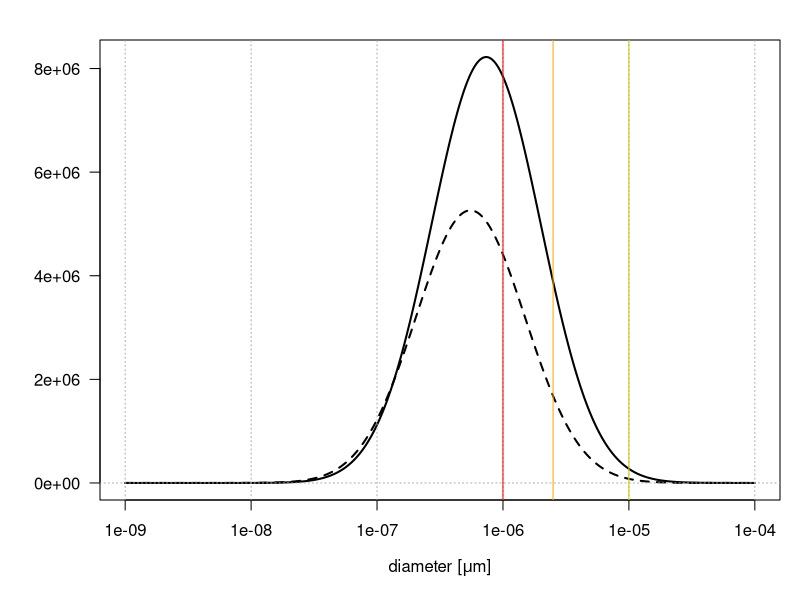

Generate this figure with R: (Note: this script raises an error after producing the figure.)
# ----------------------------------------------------------------------
# SuppFigs.R
# (Supplemental) Figures from PurpleAir CA Indoor/Outdoor Analysis)
# ----------------------------------------------------------------------

# ----------------------------------------------------------------------
# Figure S1 - Mass v. Particle Count Measurement Demonstration
# ----------------------------------------------------------------------

m1 = 25        # Total (eg) measured ug/m3
m2 = 12        # Total (eg) measured ug/m3
step = 1e-9    # um
avo = 6.022e23 # avogadro (# in a mol)

x = seq(1e-9,1e-4,by=step)
y1 = dlnorm(x,mean=log(2e-6),sd=1)*m1
y2 = dlnorm(x,mean=log(1.5e-6),sd=1)*m2

# check
sum(y1)*step
sum(y2)*step

# Mass under 10um,2.5,1
pm10mass1 = round(sum(y1[x<1e-5])*step,1)
pm2.5mass1 = round(sum(y1[x<2.5e-6])*step,1)
pm1mass1 = round(sum(y1[x<1e-6])*step,1)

pm10mass2 = round(sum(y2[x<1e-5])*step,1)
pm2.5mass2 = round(sum(y2[x<2.5e-6])*step,1)
pm1mass2 = round(sum(y2[x<1e-6])*step,1)

# N under 10um,2.5,1
n1 = y1/(4/3*pi*(x/2)^3)
n2 = y2/(4/3*pi*(x/2)^3)

pm10n1 = round(sum(n1[x<1e-5])/avo/1e3,1)
pm2.5n1 = round(sum(n1[x<2.5e-6])/avo/1e3,1)
pm1n1 = round(sum(n1[x<1e-6])/avo/1e3,1)

pm10n2 = round(sum(n2[x<1e-5])/avo/1e3,1)
pm2.5n2 = round(sum(n2[x<2.5e-6])/avo/1e3,1)
pm1n2 = round(sum(n2[x<1e-6])/avo/1e3,1)

# Mass
png(width=8,height=5,units="in",res=300,file="Results/Figures/FigS1A_MassDist.png")
  par(mar=c(5,5,2,1),las=1)
  plot(x,y1,type="l",col="black",lty=1,lwd=2,xlab=expression(paste("diameter [",mu,"m]")),ylab="",log="x")
  lines(x,y2,col="black",lty=2,lwd=2)
  abline(v=c(1e-9,1e-8,1e-7,1e-6,1e-5,1e-4),h=0,col="darkgrey",lty=3)
  abline(v=10e-6,col="yellow3",lty=1)
  abline(v=2.5e-6,col="orange",lty=1)
  abline(v=1e-6,col="red",lty=1)
  text(1e-9,8e6,expr(paste(!!pm10mass2," ",mu,"g",m^-3,sep="")),col="yellow3",pos=4)
  text(1e-9,7.5e6,expr(paste(!!pm2.5mass2," ",mu,"g",m^-3,sep="")),col="orange",pos=4)
  text(1e-9,7e6,expr(paste(!!pm1mass2," ",mu,"g",m^-3,sep="")),col="red",pos=4)
  text(1e-4,8e6,expr(paste(!!pm10mass1," ",mu,"g",m^-3,sep="")),col="yellow3",pos=2)
  text(1e-4,7.5e6,expr(paste(!!pm2.5mass1," ",mu,"g",m^-3,sep="")),col="orange",pos=2)
  text(1e-4,7e6,expr(paste(!!pm1mass1," ",mu,"g",m^-3,sep="")),col="red",pos=2)
  title(main="Mass density distribution")
dev.off()
  
# Number of particles (mols)
png(width=8,height=5,units="in",res=300,file="Results/Figures/FigS1B_NDist.png")
  par(mar=c(5,5,2,1),las=1)
  plot(x,n2/avo,type="l",col="black",lty=2,lwd=2,xlab=expression(paste("diameter [",mu,"m]")),ylab="",log="x")
  lines(x,n1/avo,col="black",lty=1,lwd=2)
  abline(v=c(1e-9,1e-8,1e-7,1e-6,1e-5,1e-4),h=0,col="darkgrey",lty=3)
  abline(v=10e-6,col="yellow3",lty=1)
  abline(v=2.5e-6,col="orange",lty=1)
  abline(v=1e-6,col="red",lty=1)
  text(1e-9,8500,expr(paste(!!pm10n2," kmol",sep="")),col="yellow3",pos=4)
  text(1e-9,8000,expr(paste(!!pm2.5n2," kmol",sep="")),col="orange",pos=4)
  text(1e-9,7500,expr(paste(!!pm1n2," kmol",sep="")),col="red",pos=4)
  text(1e-4,8500,expr(paste(!!pm10n1," kmol",sep="")),col="yellow3",pos=2)
  text(1e-4,8000,expr(paste(!!pm2.5n1," kmol",sep="")),col="orange",pos=2)
  text(1e-4,7500,expr(paste(!!pm1n1," kmol",sep="")),col="red",pos=2)
  title(main="Number density distribution")
dev.off()

# ----------------------------------------------------------------------
# Figure S2 - Mass v. Particle Count Measurement Demonstration
# ----------------------------------------------------------------------

pdf(width=9,height=6,file="Results/Figures/FigS2_SizeDistributions.pdf")
  par(mar=c(5,5,1,1),las=1)
  plot(-10,-10,xlab="Share of Total Particle Count",ylab="Distribution Density",xlim=c(0,1),ylim=c(0,35),cex.lab=2,cex.axis=1.5)
  grid(col="darkgrey")
  lines(density(dat_daily$PC_0p3_indoor/(dat_daily$PC_0p3_indoor+dat_daily$PC_0p5_indoor+dat_daily$PC_1_indoor),bw=0.005),col="orange",lwd=2)
  lines(density(dat_daily$PC_0p5_indoor/(dat_daily$PC_0p3_indoor+dat_daily$PC_0p5_indoor+dat_daily$PC_1_indoor),bw=0.005),col="orange",lwd=2)
  lines(density(dat_daily$PC_1_indoor/(dat_daily$PC_0p3_indoor+dat_daily$PC_0p5_indoor+dat_daily$PC_1_indoor),bw=0.005),col="orange",lwd=2)
  lines(density(dat_daily$PC_0p3_outdoor_500/(dat_daily$PC_0p3_outdoor_500+dat_daily$PC_0p5_outdoor_500+dat_daily$PC_1_outdoor_500),bw=0.005,na.rm=TRUE),col="darkblue",lwd=2)
  lines(density(dat_daily$PC_0p5_outdoor_500/(dat_daily$PC_0p3_outdoor_500+dat_daily$PC_0p5_outdoor_500+dat_daily$PC_1_outdoor_500),bw=0.005,na.rm=TRUE),col="darkblue",lwd=2)
  lines(density(dat_daily$PC_1_outdoor_500/(dat_daily$PC_0p3_outdoor_500+dat_daily$PC_0p5_outdoor_500+dat_daily$PC_1_outdoor_500),bw=0.005,na.rm=TRUE),col="darkblue",lwd=2)
  legend("topright",inset=0.01,bty="n",col=c("orange","darkblue"),legend=c("indoor","outdoor"),lty=1,lwd=2)
  abline(h=0,col="black")
dev.off()

# Distributions of coefficients
p.dists = ggplot(data=df) + xlab("Estimated Coefficient") + ylab("Distribution Density") + theme_minimal(base_size=14) +
  geom_density(aes(x=coef_0p3),col="blue",lwd=2,n=512) + 
  geom_density(aes(x=coef_0p5),col="darkgreen",lwd=2,n=512) + 
  geom_density(aes(x=coef_1),col="yellow3",lwd=2,n=512) + 
  geom_density(aes(x=coef_2p5),col="orange",lwd=2,n=512) + 
  geom_density(aes(x=coef_5),col="darkred",lwd=2,n=512)

pdf(width=6,height=5,file="Results/Figures/FigS3_Coefficient_Distributions.pdf")
  print(p.dists)
dev.off()
